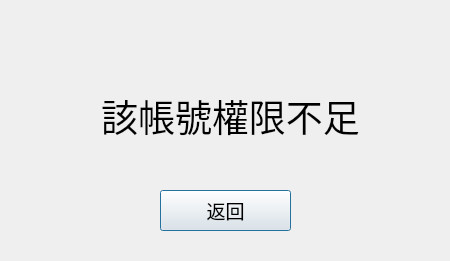
<?xml version="1.0" encoding="UTF-8"?>
<ui version="4.0">
 <class>Dialog</class>
 <widget class="QDialog" name="Dialog">
  <property name="geometry">
   <rect>
    <x>0</x>
    <y>0</y>
    <width>450</width>
    <height>261</height>
   </rect>
  </property>
  <property name="windowTitle">
   <string>Dialog</string>
  </property>
  <property name="layoutDirection">
   <enum>Qt::LeftToRight</enum>
  </property>
  <widget class="QLabel" name="label_2">
   <property name="geometry">
    <rect>
     <x>30</x>
     <y>80</y>
     <width>401</width>
     <height>71</height>
    </rect>
   </property>
   <property name="font">
    <font>
     <pointsize>28</pointsize>
    </font>
   </property>
   <property name="text">
    <string>該帳號權限不足</string>
   </property>
   <property name="alignment">
    <set>Qt::AlignCenter</set>
   </property>
  </widget>
  <widget class="QPushButton" name="back_menu_button">
   <property name="geometry">
    <rect>
     <x>160</x>
     <y>190</y>
     <width>131</width>
     <height>41</height>
    </rect>
   </property>
   <property name="font">
    <font>
     <pointsize>14</pointsize>
    </font>
   </property>
   <property name="styleSheet">
    <string notr="true"/>
   </property>
   <property name="text">
    <string>返回</string>
   </property>
  </widget>
 </widget>
 <resources/>
 <connections/>
</ui>
